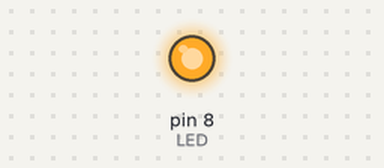
The sketch below on a simulated Arduino Uno, built with avr-gcc and run on an emulated ATmega328P. Shown: output pins drawn as LEDs (lit = HIGH).

Above: at 0.5 s.
At 11.5 s:
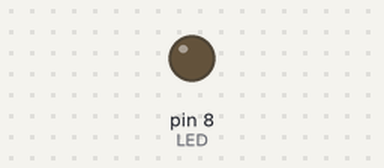
Timing chart, 0 to 13.0 s (numbered marks = the images above):
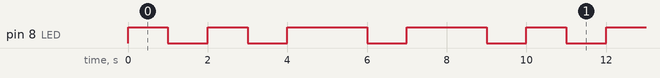

The sketch:

Program4.ino
```cpp
int LED = 8; //define the 8th digital pin for LED brick
void setup()
{
pinMode(LED,OUTPUT); //set the LED pin for digital output

}
void loop()
{
on(LED,1000);
off(LED,1000);
on(LED,1000);
off(LED,1000);

on(LED,2000);
off(LED,1000);
on(LED,2000);
off(LED,1000);
}

void on(int target,int tm)
{
digitalWrite(target,HIGH); // light the LED
delay(tm);
}

void off(int target,int tm)
{
digitalWrite(target,LOW); // turn off the LED
delay(tm);
}
```

Measured:
- by itself, pin 8 (LED): repeats every 10.0 s: LOW 1.0 s, HIGH 1.0 s, 2 × (LOW 1.0 s, HIGH 2.0 s), LOW 1.0 s, HIGH 1.0 s
- by itself, everything shown: repeats every 10.0 s, in 8 steps
